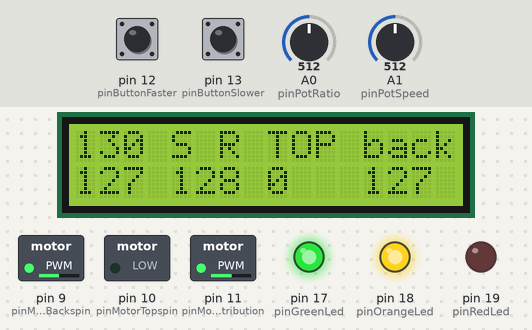
Recording of a sketch running on a simulated Arduino Uno, built with avr-gcc and run on an emulated ATmega328P. Shown: 16×2 character LCD, switched loads named in the sketch (green lamp = pin HIGH), output pins drawn as LEDs (lit = HIGH). The inputs (shaded band) are chosen by the test bench; at power-on: A0 (pinPotRatio) = 512, A1 (pinPotSpeed) = 512, pin 13 (pinButtonSlower) HIGH, pin 12 (pinButtonFaster) HIGH.

Above: at 12.2 s.
12.3 s: A0 (pinPotRatio) set to 511
At 13.6 s:
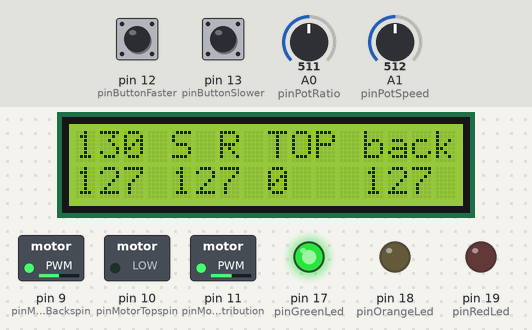
15.3 s: A1 (pinPotSpeed) set to 0
At 16.4 s:
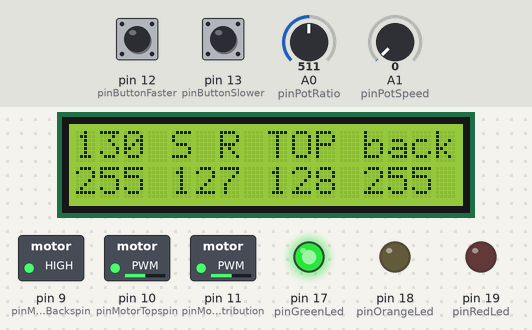
18.3 s: pin 13 (pinButtonSlower) pulled LOW for 1 s
At 19.5 s:
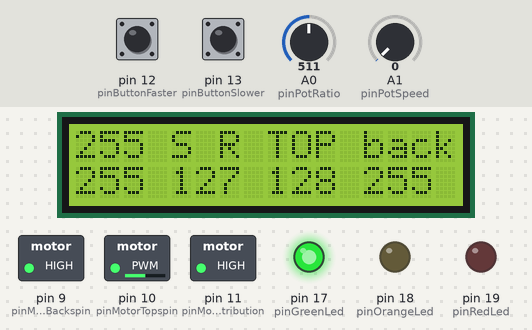
22.3 s: pin 12 (pinButtonFaster) pulled LOW for 1 s
At 23.6 s:
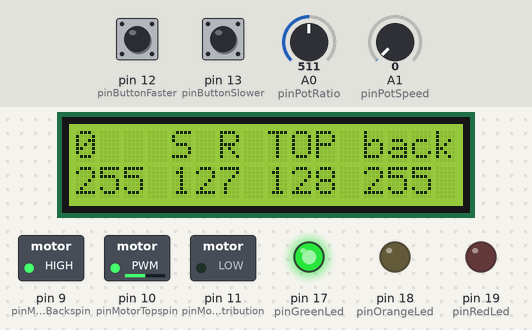
26.3 s: A0 (pinPotRatio) set to 415
At 27.8 s:
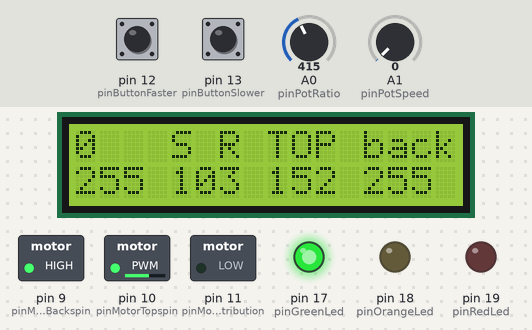
29.3 s: A0 (pinPotRatio) set to 386
At 29.8 s:
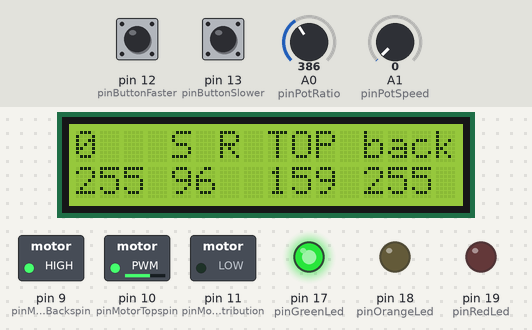
Timing chart, 0 to 32.3 s (numbered marks = the images above; inputs shaded):
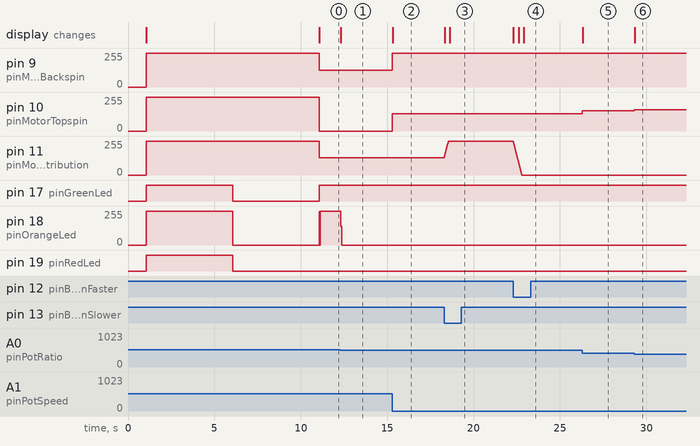

The sketch:

robotpong.ino
```cpp
/*
	Due to construction, on 0 % duty cycle motor turns at full speed, 100 % duty cycle stops the motor.
 */

#include "LiquidCrystal.h"

int pinMotorTopspin = 10;           // PWM on PB 2
int pinMotorBackspin = 9;           // PWM on PB 1
int pinMotorDistribution = 11;      // PWM on PB 3

int pinPotSpeed = 1;                // PC 1
int pinPotRatio = 0;                // PC 0

int pinGreenLed= 17;                // PC 3
int pinRedLed = 19;                 // PC 5
int pinOrangeLed = 18;              // PC 4

int pinButtonFaster = 12;           // PB 4
int pinButtonSlower = 13;           // PB 5


int potSpeedValue = 0;
int potRatioValue = 0;
int top = 0;
int back = 0;

int speedDistributionValue = 130;   // about 50% duty cycle
int state;

int mode = 0;

LiquidCrystal lcd(2, 3, 4, 5, 6, 7);


// the setup routine runs once when you press reset:
void setup() {
  lcd.begin(16, 2);
  delay(1000);
  lcd.print("tcho !");

  pinMode(pinMotorTopspin, OUTPUT);
  pinMode(pinMotorBackspin, OUTPUT);
  pinMode(pinMotorDistribution, OUTPUT);

// stop motors
  analogWrite(pinMotorDistribution, 255);
  analogWrite(pinMotorTopspin, 255);
  analogWrite(pinMotorBackspin, 255);

  pinMode(pinGreenLed, OUTPUT);
  pinMode(pinRedLed, OUTPUT);
  pinMode(pinOrangeLed, OUTPUT);

  pinMode(pinButtonFaster, INPUT_PULLUP);
  pinMode(pinButtonSlower, INPUT_PULLUP);

  digitalWrite(pinRedLed, HIGH);
  digitalWrite(pinOrangeLed, HIGH);
  digitalWrite(pinGreenLed, HIGH);
  delay(5000);

  if (digitalRead(pinButtonFaster) == LOW || digitalRead(pinButtonSlower) == LOW)
    mode = 1;

  digitalWrite(pinRedLed, LOW);
  digitalWrite(pinOrangeLed, LOW);
  digitalWrite(pinGreenLed, LOW);

  delay(5000);
  analogWrite(pinMotorDistribution, speedDistributionValue);
//  analogWrite(pinMotorTopspin, 0);
//  analogWrite(pinMotorBackspin, 0);
}


// the loop routine runs over and over again forever:
void loop() {
  state = digitalRead(pinButtonFaster);
  if (state == LOW) {
    speedDistributionValue -= 5;
    if (speedDistributionValue < 0)
      speedDistributionValue = 0;
    analogWrite(pinMotorDistribution, speedDistributionValue);
  }

  state = digitalRead(pinButtonSlower);
  if (state == LOW) {
    speedDistributionValue += 5;
    if (speedDistributionValue > 255)
      speedDistributionValue = 255;
    analogWrite(pinMotorDistribution, speedDistributionValue);
  }

  // analog values are [0, 1023] while PWM outputs are [0, 255]
  potSpeedValue = 255 - analogRead(pinPotSpeed) / 4;              // reverse fader direction
  potRatioValue = analogRead(pinPotRatio) / 4;

  if (mode == 0)
    digitalWrite(pinGreenLed, HIGH);
  else
    digitalWrite(pinRedLed, HIGH);
/*
  if (potSpeedValue < 50)
    digitalWrite(pinRedLed, HIGH);
  else
    digitalWrite(pinRedLed, LOW);

  if (potSpeedValue > 200)
    digitalWrite(pinOrangeLed, HIGH);
  else
    digitalWrite(pinOrangeLed, LOW);

  if (potRatioValue > 120 && potRatioValue < 134)
    digitalWrite(pinGreenLed, HIGH);
  else
    digitalWrite(pinGreenLed, LOW);
*/

  digitalWrite(pinOrangeLed, LOW);
  if (mode == 0) {
    top = potSpeedValue - potRatioValue;
    back = potSpeedValue;

    if (top < 0) {
      top = 0;
      digitalWrite(pinOrangeLed, HIGH);
    }
  } else {
    back = potSpeedValue - potRatioValue;
    top = potSpeedValue;

    if (back < 0) {
      back = 0;
      digitalWrite(pinOrangeLed, HIGH);
    }
  }

  analogWrite(pinMotorTopspin, top);
  analogWrite(pinMotorBackspin, back);


//  lcd.clear();
  lcd.setCursor(0, 0);
  lcd.print("                ");
  lcd.setCursor(0, 0);
  lcd.print(speedDistributionValue);
  lcd.setCursor(3, 0);
  if (mode == 0)
    lcd.print(" S R TOP back");
  else
    lcd.print(" S R top BACK");
  lcd.setCursor(0, 1);
  lcd.print("                ");
  lcd.setCursor(0, 1);
  lcd.print(potSpeedValue);
  lcd.setCursor(4, 1);
  lcd.print(potRatioValue);
  lcd.setCursor(8, 1);
  lcd.print(top);
  lcd.setCursor(12, 1);
  lcd.print(back);
//  delay(200);
}
```

Measured:
- the behaviour switches between 512 and 511 on A0 (pinPotRatio) (found by bisection; images 0 and 1)
- after the input at 12.3 s, pin 18 (pinOrangeLed): 255/255 → 0/255 at once; the display: changes at once (image 1)
- after the input at 15.3 s, pin 9 (pinMotorBackspin): 127/255 → 255/255 at once; pin 10 (pinMotorTopspin): 0/255 → 128/255 at once; the display: changes at once (image 2)
- after the input at 18.3 s, pin 11 (pinMotorDistribution): moves from 130/255 to 255/255 over 0.24 s, starting at once; the display: first changes at once (image 3 shows a later state)
- after the input at 22.3 s, pin 11 (pinMotorDistribution): moves from 255/255 to 0/255 over 0.49 s, starting at once; the display: first changes at once (image 4 shows a later state)
- after the input at 26.3 s, pin 10 (pinMotorTopspin): 128/255 → 152/255 at once; the display: changes at once (image 5)
- after the input at 29.3 s, pin 10 (pinMotorTopspin): 152/255 → 159/255 at once; the display: changes at once (image 6)
